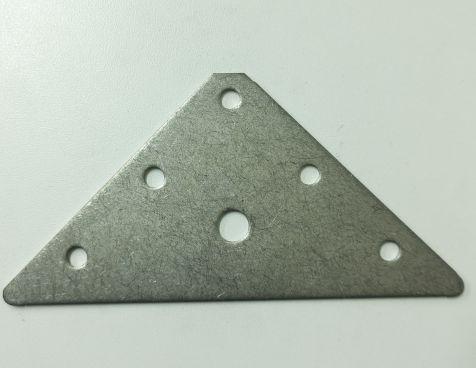
#> input picture DefectInjection_StableDiffusion_ControlNet/my_inpaint/triangle_normal.jpg, 476 x 368 px
$ python semantic_mask_generation.py
#> lines starting #> are read from the running program, lines starting #| are printed output that depends on the picture; after the words box and inside, x2 and y2 are one past the last pixel; in counts of white or black regions, pixels touching at a corner belong together
from PIL import Image
import numpy as np
import cv2

# === Input paths ===
normal_image_path = "triangle_normal.jpg"
defect_mask_path = "triangle_mask.png"  # white area = desired defect region

# === Load and resize images ===
img = Image.open(normal_image_path).convert("RGB").resize((512, 512))
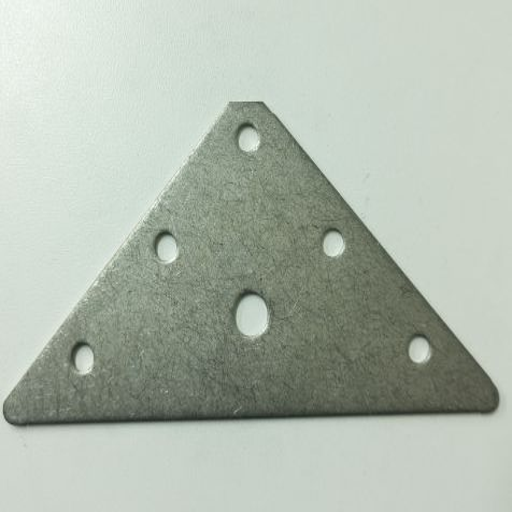
#> img: PIL image 512x512 RGB; mean R, G, B 176.1, 185.6, 173.7
defect_mask = Image.open(defect_mask_path).convert("L").resize((512, 512))
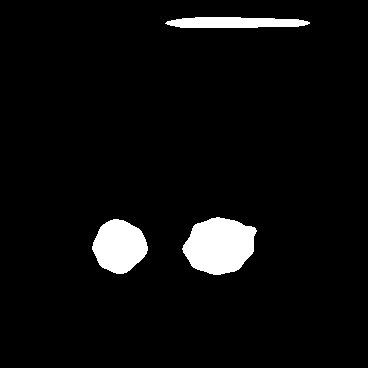
#> input picture DefectInjection_StableDiffusion_ControlNet/my_inpaint/triangle_mask.png, 368 x 368 px

# === Convert to numpy arrays ===
img_np = np.array(img)
gray = cv2.cvtColor(img_np, cv2.COLOR_RGB2GRAY)
defect_np = np.array(defect_mask)

# === Segment the triangle metal part ===
# Adaptive thresholding to separate triangle from background
_, part_mask = cv2.threshold(gray, 200, 255, cv2.THRESH_BINARY_INV)
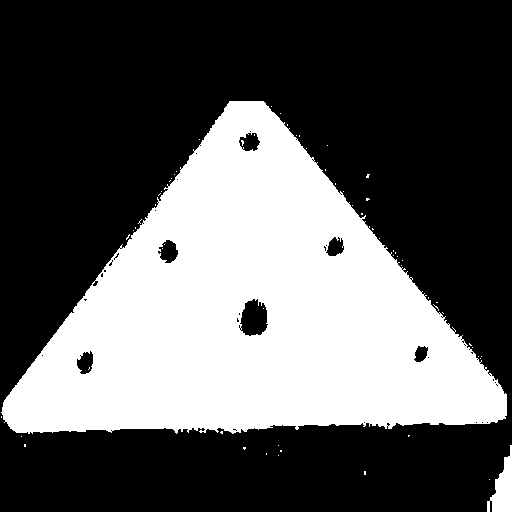
#> part_mask: shape (512, 512); 35.7% white; 63 white regions (61 under 20 px), largest, box (x1, y1, x2, y2) and area: (1, 101, 507, 434) 92404, (487, 445, 512, 512) 887

# Optional: Morphological cleaning to remove small speckles
kernel = np.ones((3, 3), np.uint8)
part_mask_clean = cv2.morphologyEx(part_mask, cv2.MORPH_OPEN, kernel)
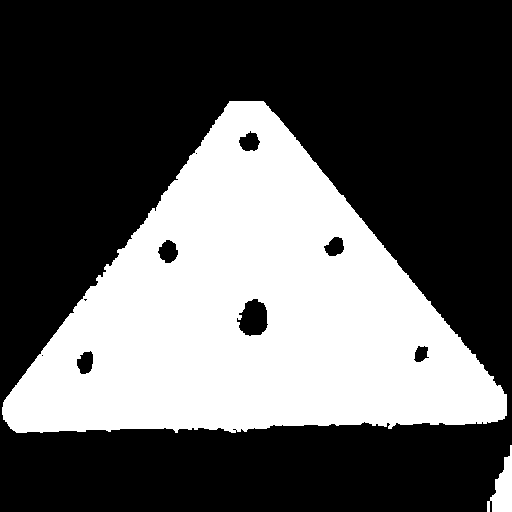
#> part_mask_clean: shape (512, 512); 35.4% white; 2 white regions, box (x1, y1, x2, y2) and area: (2, 101, 507, 433) 91951, (487, 445, 512, 512) 887

# === Create the semantic segmentation mask ===
semantic_mask = np.zeros((512, 512, 3), dtype=np.uint8)  # default black

# Set triangle part to gray
semantic_mask[part_mask_clean > 127] = [128, 128, 128]

# Set defect area to red
semantic_mask[defect_np > 127] = [255, 0, 0]

# === Save the semantic mask ===
out_img = Image.fromarray(semantic_mask)
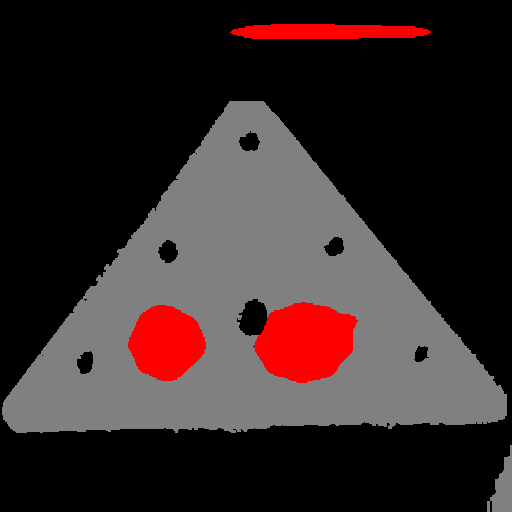
#> out_img: PIL image 512x512 RGB; mean R, G, B 52.9, 40.2, 40.2
out_img.save("semantic_mask_clean.png")
print("✅ Saved clean semantic mask as 'semantic_mask_clean.png'")
